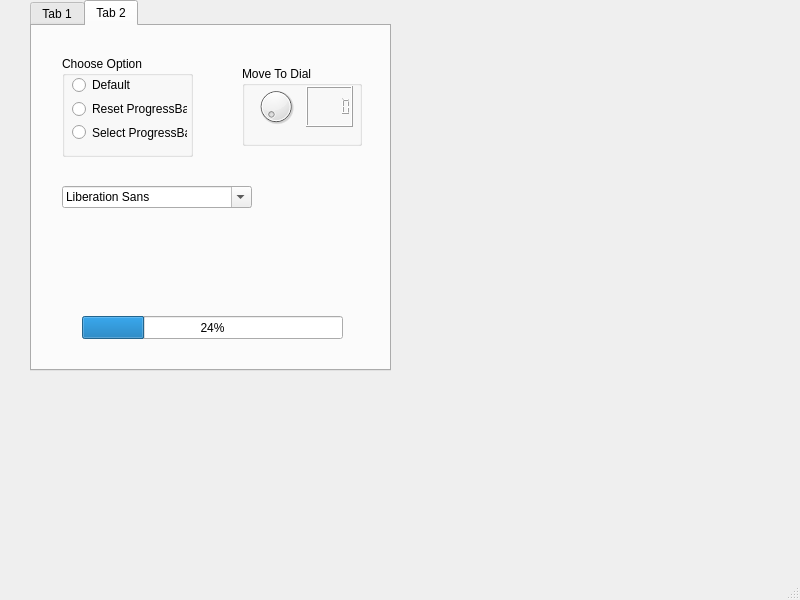
<?xml version="1.0" encoding="UTF-8"?>
<ui version="4.0">
 <class>MainWindow</class>
 <widget class="QMainWindow" name="MainWindow">
  <property name="geometry">
   <rect>
    <x>0</x>
    <y>0</y>
    <width>800</width>
    <height>600</height>
   </rect>
  </property>
  <property name="windowTitle">
   <string>MainWindow</string>
  </property>
  <widget class="QWidget" name="centralwidget">
   <widget class="QTabWidget" name="tabWidget">
    <property name="geometry">
     <rect>
      <x>30</x>
      <y>0</y>
      <width>361</width>
      <height>371</height>
     </rect>
    </property>
    <property name="currentIndex">
     <number>1</number>
    </property>
    <widget class="QWidget" name="tab">
     <attribute name="title">
      <string>Tab 1</string>
     </attribute>
     <widget class="QWidget" name="">
      <property name="geometry">
       <rect>
        <x>20</x>
        <y>40</y>
        <width>314</width>
        <height>211</height>
       </rect>
      </property>
      <layout class="QVBoxLayout" name="verticalLayout_3">
       <item>
        <widget class="QDateEdit" name="dateEdit">
         <property name="font">
          <font>
           <weight>75</weight>
           <bold>true</bold>
           <strikeout>false</strikeout>
           <kerning>true</kerning>
          </font>
         </property>
         <property name="alignment">
          <set>Qt::AlignCenter</set>
         </property>
        </widget>
       </item>
       <item>
        <widget class="QCalendarWidget" name="calendarWidget"/>
       </item>
      </layout>
     </widget>
    </widget>
    <widget class="QWidget" name="tab_2">
     <attribute name="title">
      <string>Tab 2</string>
     </attribute>
     <widget class="QGroupBox" name="groupBox">
      <property name="geometry">
       <rect>
        <x>30</x>
        <y>30</y>
        <width>131</width>
        <height>101</height>
       </rect>
      </property>
      <property name="title">
       <string>Choose Option</string>
      </property>
      <widget class="QWidget" name="">
       <property name="geometry">
        <rect>
         <x>10</x>
         <y>20</y>
         <width>115</width>
         <height>65</height>
        </rect>
       </property>
       <layout class="QVBoxLayout" name="verticalLayout_4">
        <item>
         <widget class="QRadioButton" name="radioButton">
          <property name="text">
           <string>Default</string>
          </property>
         </widget>
        </item>
        <item>
         <widget class="QRadioButton" name="radioButton_2">
          <property name="text">
           <string>Reset ProgressBar</string>
          </property>
         </widget>
        </item>
        <item>
         <widget class="QRadioButton" name="radioButton_3">
          <property name="text">
           <string>Select ProgressBar</string>
          </property>
         </widget>
        </item>
       </layout>
      </widget>
     </widget>
     <widget class="QGroupBox" name="groupBox_2">
      <property name="geometry">
       <rect>
        <x>210</x>
        <y>40</y>
        <width>120</width>
        <height>80</height>
       </rect>
      </property>
      <property name="title">
       <string>Move To Dial</string>
      </property>
      <widget class="QWidget" name="">
       <property name="geometry">
        <rect>
         <x>10</x>
         <y>20</y>
         <width>101</width>
         <height>41</height>
        </rect>
       </property>
       <layout class="QHBoxLayout" name="horizontalLayout">
        <item>
         <widget class="QDial" name="dial"/>
        </item>
        <item>
         <widget class="QLCDNumber" name="lcdNumber"/>
        </item>
       </layout>
      </widget>
     </widget>
     <widget class="QProgressBar" name="progressBar">
      <property name="geometry">
       <rect>
        <x>50</x>
        <y>290</y>
        <width>261</width>
        <height>23</height>
       </rect>
      </property>
      <property name="value">
       <number>24</number>
      </property>
     </widget>
     <widget class="QWidget" name="">
      <property name="geometry">
       <rect>
        <x>30</x>
        <y>160</y>
        <width>190</width>
        <height>111</height>
       </rect>
      </property>
      <layout class="QVBoxLayout" name="verticalLayout_5">
       <item>
        <widget class="QFontComboBox" name="fontComboBox"/>
       </item>
       <item>
        <widget class="QLabel" name="label">
         <property name="text">
          <string/>
         </property>
        </widget>
       </item>
      </layout>
     </widget>
    </widget>
   </widget>
  </widget>
  <widget class="QMenuBar" name="menubar">
   <property name="geometry">
    <rect>
     <x>0</x>
     <y>0</y>
     <width>800</width>
     <height>21</height>
    </rect>
   </property>
  </widget>
  <widget class="QStatusBar" name="statusbar"/>
 </widget>
 <resources/>
 <connections>
  <connection>
   <sender>radioButton_2</sender>
   <signal>clicked()</signal>
   <receiver>progressBar</receiver>
   <slot>reset()</slot>
   <hints>
    <hint type="sourcelabel">
     <x>139</x>
     <y>129</y>
    </hint>
    <hint type="destinationlabel">
     <x>143</x>
     <y>354</y>
    </hint>
   </hints>
  </connection>
  <connection>
   <sender>fontComboBox</sender>
   <signal>activated(QString)</signal>
   <receiver>label</receiver>
   <slot>setText(QString)</slot>
   <hints>
    <hint type="sourcelabel">
     <x>205</x>
     <y>209</y>
    </hint>
    <hint type="destinationlabel">
     <x>207</x>
     <y>266</y>
    </hint>
   </hints>
  </connection>
  <connection>
   <sender>dial</sender>
   <signal>valueChanged(int)</signal>
   <receiver>lcdNumber</receiver>
   <slot>display(int)</slot>
   <hints>
    <hint type="sourcelabel">
     <x>281</x>
     <y>122</y>
    </hint>
    <hint type="destinationlabel">
     <x>326</x>
     <y>125</y>
    </hint>
   </hints>
  </connection>
 </connections>
</ui>
